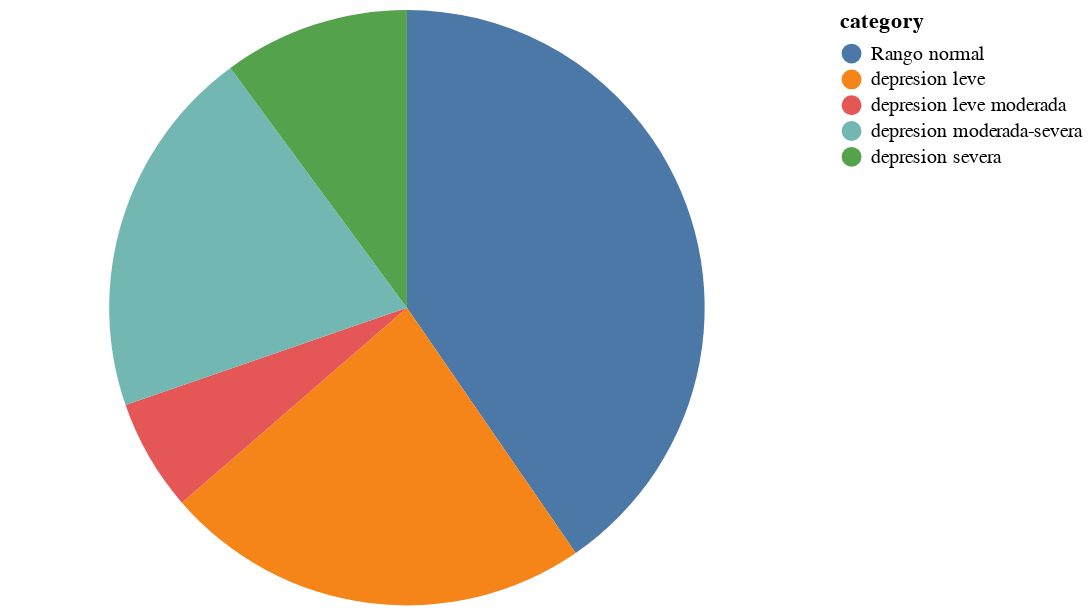

The notebook cell saved with this chart:
### Code cell
import pandas as pd
import altair as alt

source = pd.DataFrame({"category": ["Rango normal", "depresion leve", "depresion leve moderada", "depresion moderada-severa", "depresion severa"], "value": [40,23, 6, 20, 10]})

alt.Chart(source).mark_arc().encode(
    theta="value",
    color="category"
)

### Figure 1 — Vega-Lite specification as saved in the notebook (floating-point values rounded to 4 significant figures)
{"config": {"view": {"continuousWidth": 400, "continuousHeight": 300}}, "data": {"name": "data-f9ad832e5c6f02331d14b7447e320c06"}, "mark": "arc", "encoding": {"color": {"field": "category", "type": "nominal"}, "theta": {"field": "value", "type": "quantitative"}}, "$schema": "https://vega.github.io/schema/vega-lite/v4.17.0.json", "datasets": {"data-f9ad832e5c6f02331d14b7447e320c06": [{"category": "Rango normal", "value": 40}, {"category": "depresion leve", "value": 23}, {"category": "depresion leve moderada", "value": 6}, {"category": "depresion moderada-severa", "value": 20}, {"category": "depresion severa", "value": 10}]}}
